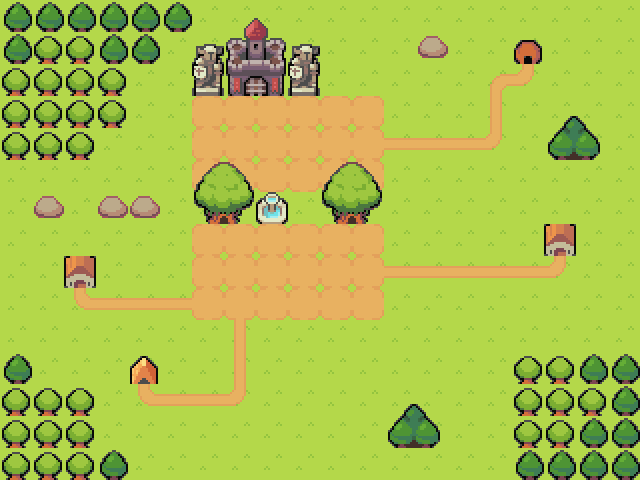

Tiled map render using the project's own tile images. Description and the map definition, with tile-layer contents summarised, below:
An orthogonal 20x15 tile map with 32x32 px tiles, 3 tile layers (background, roads, buildings) and 1 object (player).

<map version="1.0" orientation="orthogonal" renderorder="right-down" width="20" height="15" tilewidth="32" tileheight="32" nextobjectid="3">
 <tileset firstgid="1" name="tileset" tilewidth="32" tileheight="32" tilecount="240" columns="20">
  <image source="../img/tileset.png" width="640" height="384" />
 </tileset>
 <layer name="background" width="20" height="15">
  <data>[300 cells, 300 non-empty, 1 distinct tile ids]</data>
 </layer>
 <layer name="roads" width="20" height="15">
  <data>[300 cells, 59 non-empty, 6 distinct tile ids]</data>
 </layer>
 <layer name="buildings" width="20" height="15">
  <properties>
   <property name="collision" type="bool" value="true" />
  </properties>
  <data>[300 cells, 84 non-empty, 23 distinct tile ids]</data>
 </layer>
 <objectgroup name="objects">
  <object id="2" name="player" type="player" x="257" y="258" width="31" height="28">
   <properties>
    <property name=" texture" value="player_spritesheet" />
    <property name="group" value="players" />
   </properties>
  </object>
 </objectgroup>
</map>
